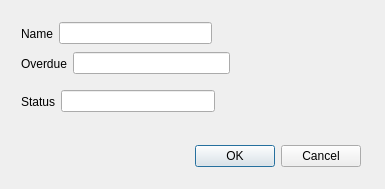
<?xml version="1.0" encoding="UTF-8"?>
<ui version="4.0">
 <class>createNewTaskDialog</class>
 <widget class="QDialog" name="createNewTaskDialog">
  <property name="geometry">
   <rect>
    <x>0</x>
    <y>0</y>
    <width>385</width>
    <height>189</height>
   </rect>
  </property>
  <property name="windowTitle">
   <string>Dialog</string>
  </property>
  <widget class="QDialogButtonBox" name="buttonBox">
   <property name="geometry">
    <rect>
     <x>20</x>
     <y>140</y>
     <width>341</width>
     <height>32</height>
    </rect>
   </property>
   <property name="orientation">
    <enum>Qt::Horizontal</enum>
   </property>
   <property name="standardButtons">
    <set>QDialogButtonBox::Cancel|QDialogButtonBox::Ok</set>
   </property>
  </widget>
  <widget class="QWidget" name="">
   <property name="geometry">
    <rect>
     <x>21</x>
     <y>50</y>
     <width>209</width>
     <height>27</height>
    </rect>
   </property>
   <layout class="QHBoxLayout" name="horizontalLayout_2">
    <item>
     <widget class="QLabel" name="overdueLabel">
      <property name="text">
       <string>Overdue</string>
      </property>
     </widget>
    </item>
    <item>
     <widget class="QLineEdit" name="overdueLineEdit"/>
    </item>
   </layout>
  </widget>
  <widget class="QWidget" name="">
   <property name="geometry">
    <rect>
     <x>21</x>
     <y>20</y>
     <width>191</width>
     <height>27</height>
    </rect>
   </property>
   <layout class="QHBoxLayout" name="horizontalLayout">
    <item>
     <widget class="QLabel" name="nameLabel">
      <property name="text">
       <string>Name</string>
      </property>
     </widget>
    </item>
    <item>
     <widget class="QLineEdit" name="nameLineEdit"/>
    </item>
   </layout>
  </widget>
  <widget class="QWidget" name="">
   <property name="geometry">
    <rect>
     <x>21</x>
     <y>88</y>
     <width>194</width>
     <height>27</height>
    </rect>
   </property>
   <layout class="QHBoxLayout" name="horizontalLayout_3">
    <item>
     <widget class="QLabel" name="statusLabel">
      <property name="text">
       <string>Status</string>
      </property>
     </widget>
    </item>
    <item>
     <widget class="QLineEdit" name="statusLineEdit"/>
    </item>
   </layout>
  </widget>
 </widget>
 <resources/>
 <connections>
  <connection>
   <sender>buttonBox</sender>
   <signal>accepted()</signal>
   <receiver>createNewTaskDialog</receiver>
   <slot>accept()</slot>
   <hints>
    <hint type="sourcelabel">
     <x>248</x>
     <y>254</y>
    </hint>
    <hint type="destinationlabel">
     <x>157</x>
     <y>274</y>
    </hint>
   </hints>
  </connection>
  <connection>
   <sender>buttonBox</sender>
   <signal>rejected()</signal>
   <receiver>createNewTaskDialog</receiver>
   <slot>reject()</slot>
   <hints>
    <hint type="sourcelabel">
     <x>316</x>
     <y>260</y>
    </hint>
    <hint type="destinationlabel">
     <x>286</x>
     <y>274</y>
    </hint>
   </hints>
  </connection>
 </connections>
</ui>
